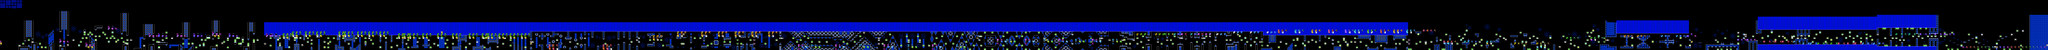

Rendered tile map (Tiled .tmx) drawn with the repository's tilesets; below, a short description and the map source with its tile grids summarised:
An orthogonal 1101x27 tile map with 16x16 px tiles, 2 tile layers (SP, ...), 2 tilesets, 2 image layers.

<map version="1.10" tiledversion="1.11.2" orientation="orthogonal" renderorder="right-down" width="1101" height="27" tilewidth="16" tileheight="16" infinite="0" nextlayerid="5" nextobjectid="1">
 <editorsettings>
  <chunksize width="16" height="27" />
  <export format="csv" />
 </editorsettings>
 <tileset firstgid="1" name="famidash" tilewidth="16" tileheight="16" tilecount="256" columns="16">
  <image source="../../../GRAPHICS/famidash.bmp" width="256" height="256" />
 </tileset>
 <tileset firstgid="257" name="sprites" tilewidth="16" tileheight="16" tilecount="256" columns="16">
  <image source="../../../GRAPHICS/sprites.png" width="256" height="256" />
 </tileset>
 <imagelayer id="3" name="Image Layer 1" parallaxx="0.9" parallaxy="0.9" repeatx="1" repeaty="1">
  <image source="../../../GRAPHICS/Old/parallax Blue.bmp" width="144" height="72" />
 </imagelayer>
 <imagelayer id="4" name="Image Layer 2" offsetx="0" offsety="432" repeatx="1">
  <image source="../../../GRAPHICS/ground.bmp" width="64" height="128" />
 </imagelayer>
 <layer id="1" width="1101" height="27">
  <data>[29727 cells, 29727 non-empty, 122 distinct tile ids]</data>
 </layer>
 <layer id="2" name="SP" width="1101" height="27">
  <data>[29727 cells, 1109 non-empty, 99 distinct tile ids]</data>
 </layer>
</map>
